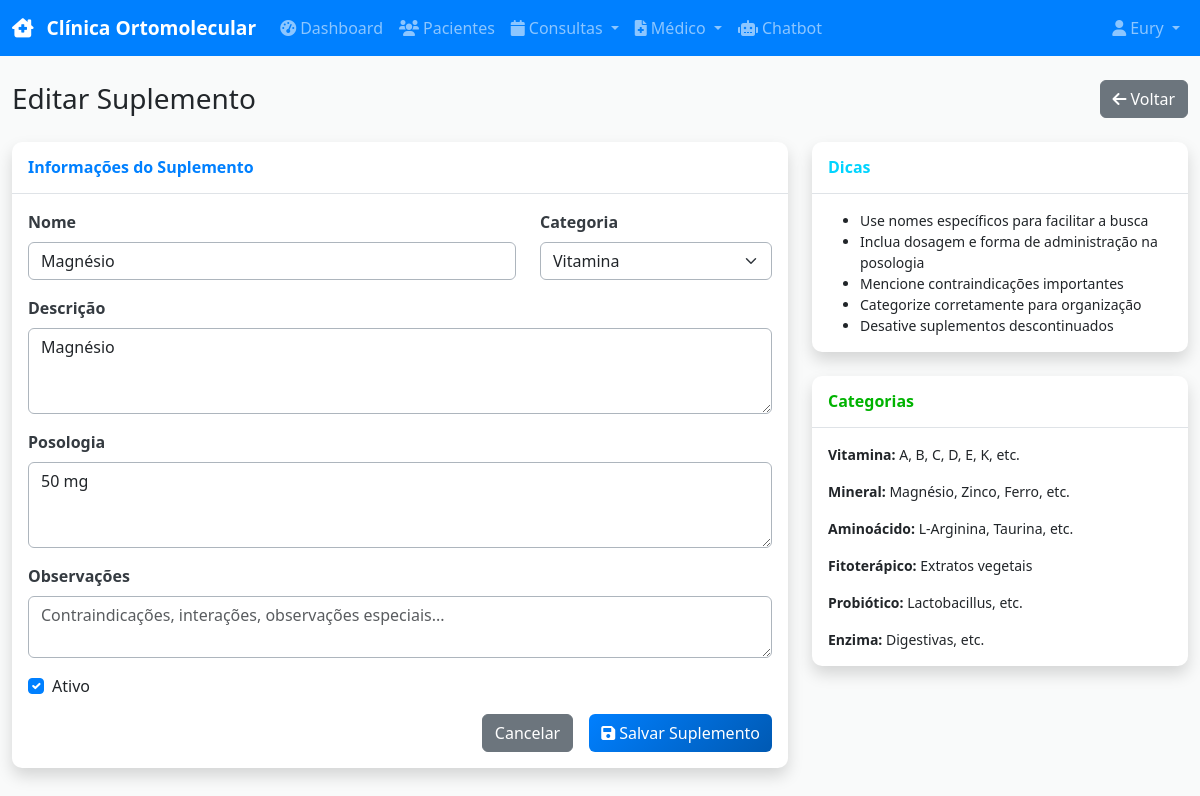
/supplements/2/edit (signed in), run on the app's committed database.
### models.py (models this page shows)
class User(UserMixin, db.Model):
    id = db.Column(db.Integer, primary_key=True)
    username = db.Column(db.String(80), unique=True, nullable=False)
    email = db.Column(db.String(120), unique=True, nullable=False)
    password_hash = db.Column(db.String(256), nullable=False)
    name = db.Column(db.String(100), nullable=False)
    role = db.Column(db.String(20), nullable=False, default='receptionist')  # admin, doctor, receptionist, financial
    crm = db.Column(db.String(20))  # For doctors
    specialty = db.Column(db.String(100))  # For doctors
    created_at = db.Column(db.DateTime, default=datetime.utcnow)
    is_active = db.Column(db.Boolean, default=True)

class Supplement(db.Model):
    id = db.Column(db.Integer, primary_key=True)
    name = db.Column(db.String(100), nullable=False)
    category = db.Column(db.String(50))  # vitamin, mineral, amino_acid, herb, etc.
    description = db.Column(Text)
    dosage_info = db.Column(Text)  # Posologia
    observations = db.Column(Text)
    is_active = db.Column(db.Boolean, default=True)
    created_at = db.Column(db.DateTime, default=datetime.utcnow)

### routes.py (the view)
@app.route('/supplements/<int:id>/edit', methods=['GET', 'POST'])
@login_required
def supplement_edit(id):
    if current_user.role not in ['doctor', 'admin']:
        flash('Acesso negado.', 'error')
        return redirect(url_for('dashboard'))
    supplement = Supplement.query.get_or_404(id)
    form = SupplementForm(obj=supplement)
    if form.validate_on_submit():
        form.populate_obj(supplement)
        db.session.commit()
        flash('Suplemento atualizado com sucesso!', 'success')
        return redirect(url_for('supplements_list'))
    return render_template('supplements/form.html', form=form, title='Editar Suplemento')

### forms.py
class SupplementForm(FlaskForm):
    name = StringField('Nome', validators=[DataRequired(), Length(max=100)])
    category = SelectField('Categoria', choices=[
        ('vitamin', 'Vitamina'),
        ('mineral', 'Mineral'),
        ('amino_acid', 'Aminoácido'),
        ('herb', 'Fitoterápico'),
        ('probiotic', 'Probiótico'),
        ('enzyme', 'Enzima'),
        ('other', 'Outros')
    ], validators=[DataRequired()])
    description = TextAreaField('Descrição', validators=[Optional()])
    dosage_info = TextAreaField('Posologia', validators=[Optional()])
    observations = TextAreaField('Observações', validators=[Optional()])
    is_active = BooleanField('Ativo', default=True)

### app.py (called while the page is built)
@login_manager.user_loader
def load_user(user_id):
    from models import User
    return User.query.get(int(user_id))

### templates/supplements/form.html (shortened to what this page needs)
{% extends "base.html" %}
{% block content %}
<div class="container-fluid">
    <div class="row">
        <div class="col-12">
            <div class="d-sm-flex align-items-center justify-content-between mb-4">
                <h1 class="h3 mb-0 text-gray-800">{{ title }}</h1>
                <a href="{{ url_for('supplements_list') }}" class="btn btn-secondary">
                    <i class="fas fa-arrow-left me-1"></i>Voltar
                </a>
            </div>
        </div>
    </div>
    <div class="row">
        <div class="col-lg-8">
            <div class="card shadow mb-4">
                <div class="card-header py-3">
                    <h6 class="m-0 font-weight-bold text-primary">Informações do Suplemento</h6>
                </div>
                <div class="card-body">
                    <form method="POST">
                        <div class="row">
                            <div class="col-md-8 mb-3">
                                {{ form.name.label(class="form-label") }}
                                {{ form.name(class="form-control", placeholder="Ex: Vitamina D3, Magnésio Glicina, Ômega 3") }}
                            </div>
                            <div class="col-md-4 mb-3">
                                {{ form.category.label(class="form-label") }}
                                {{ form.category(class="form-select") }}
                            </div>
                        </div>
                        <div class="mb-3">
                            {{ form.description.label(class="form-label") }}
                            {{ form.description(class="form-control", rows="3", placeholder="Descrição do suplemento, benefícios, indicações...") }}
                        </div>
                        <div class="mb-3">
                            {{ form.dosage_info.label(class="form-label") }}
                            {{ form.dosage_info(class="form-control", rows="3", placeholder="Ex: 1 cápsula ao dia, preferencialmente pela manhã, junto com alimentos.") }}
                        </div>
                        <div class="mb-3">
                            {{ form.observations.label(class="form-label") }}
                            {{ form.observations(class="form-control", rows="2", placeholder="Contraindicações, interações, observações especiais...") }}
                        </div>
                        <div class="mb-3">
                            <div class="form-check">
                                {{ form.is_active(class="form-check-input") }}
                                {{ form.is_active.label(class="form-check-label") }}
                            </div>
                        </div>
                        <div class="d-grid gap-2 d-md-flex justify-content-md-end">
                            <a href="{{ url_for('supplements_list') }}" class="btn btn-secondary me-md-2">Cancelar</a>
                            <button type="submit" class="btn btn-primary">
                                <i class="fas fa-save me-1"></i>Salvar Suplemento
                            </button>
                        </div>
                    </form>
                </div>
            </div>
        </div>
        <div class="col-lg-4">
            <div class="card shadow mb-4">
                <div class="card-header py-3">
                    <h6 class="m-0 font-weight-bold text-info">Dicas</h6>
                </div>
                <div class="card-body">
                    <ul class="small mb-0">
                        <li>Use nomes específicos para facilitar a busca</li>
                        <li>Inclua dosagem e forma de administração na posologia</li>
                        <li>Mencione contraindicações importantes</li>
                        <li>Categorize corretamente para organização</li>
                        <li>Desative suplementos descontinuados</li>
                    </ul>
                </div>
            </div>
            <div class="card shadow mb-4">
                <div class="card-header py-3">
                    <h6 class="m-0 font-weight-bold text-success">Categorias</h6>
                </div>
                <div class="card-body">
                    <div class="small">
                        <p><strong>Vitamina:</strong> A, B, C, D, E, K, etc.</p>
                        <p><strong>Mineral:</strong> Magnésio, Zinco, Ferro, etc.</p>
                        <p><strong>Aminoácido:</strong> L-Arginina, Taurina, etc.</p>
                        <p><strong>Fitoterápico:</strong> Extratos vegetais</p>
                        <p><strong>Probiótico:</strong> Lactobacillus, etc.</p>
                        <p class="mb-0"><strong>Enzima:</strong> Digestivas, etc.</p>
                    </div>
                </div>
            </div>
        </div>
    </div>
</div>
{% endblock %}

### templates/base.html (shortened to what this page needs)
<!DOCTYPE html>
<html lang="pt-BR">
<head>
    <link href="https://cdn.jsdelivr.net/npm/bootstrap@5.3.0/dist/css/bootstrap.min.css" rel="stylesheet">
    <link href="https://cdnjs.cloudflare.com/ajax/libs/font-awesome/6.0.0/css/all.min.css" rel="stylesheet">
    <link href="https://cdn.jsdelivr.net/npm/fullcalendar@6.1.8/index.global.min.css" rel="stylesheet">
    <link href="{{ url_for('static', filename='css/style.css') }}" rel="stylesheet">
</head>
<body>
    {% if current_user.is_authenticated %}
    <nav class="navbar navbar-expand-lg navbar-dark bg-primary fixed-top">
        <div class="container-fluid">
            <a class="navbar-brand" href="{{ url_for('dashboard') }}">
                <i class="fas fa-clinic-medical me-2"></i>
                Clínica Ortomolecular
            </a>
            <div class="collapse navbar-collapse" id="navbarNav">
                <ul class="navbar-nav me-auto">
                    <li class="nav-item">
                        <a class="nav-link" href="{{ url_for('dashboard') }}">
                            <i class="fas fa-tachometer-alt me-1"></i>Dashboard
                        </a>
                    </li>
                    <li class="nav-item">
                        <a class="nav-link" href="{{ url_for('patients_list') }}">
                            <i class="fas fa-users me-1"></i>Pacientes
                        </a>
                    </li>
                    <li class="nav-item dropdown">
                        <a class="nav-link dropdown-toggle" href="#" role="button" data-bs-toggle="dropdown">
                            <i class="fas fa-calendar me-1"></i>Consultas
                        </a>
                    </li>
                    {% if current_user.role in ['doctor', 'admin'] %}
                    <li class="nav-item dropdown">
                        <a class="nav-link dropdown-toggle" href="#" role="button" data-bs-toggle="dropdown">
                            <i class="fas fa-file-medical me-1"></i>Médico
                        </a>
                    </li>
                    {% endif %}
                    <li class="nav-item">
                        <a class="nav-link" href="{{ url_for('chatbot') }}">
                            <i class="fas fa-robot me-1"></i>Chatbot
                        </a>
                    </li>
                </ul>
                <ul class="navbar-nav">
                    <li class="nav-item dropdown">
                        <a class="nav-link dropdown-toggle" href="#" role="button" data-bs-toggle="dropdown">
                            <i class="fas fa-user me-1"></i>{{ current_user.name }}
                        </a>
                    </li>
                </ul>
            </div>
        </div>
    </nav>
    {% endif %}
    <main class="{% if current_user.is_authenticated %}main-content{% endif %}">
        {% block content %}{% endblock %}
    </main>
</body>
</html>

### static/css/style.css (style rules this page uses)
:root { --primary: 210 100% 50%; --primary-dark: 210 100% 35%; --success: 120 100% 35%; --info: 190 100% 50%; --warning: 45 100% 50%; --danger: 0 100% 50%; --light: 210 11% 98%; --dark: 210 11% 21%; --gray-100: 210 17% 98%; --gray-200: 210 14% 89%; --gray-300: 210 11% 71%; --gray-400: 210 9% 53%; --gray-500: 210 7% 46%; --gray-600: 210 9% 31%; --gray-700: 210 10% 23%; --gray-800: 210 11% 15%; --gray-900: 210 11% 7%; }
body { font-family: 'Segoe UI', Tahoma, Geneva, Verdana, sans-serif; background-color: hsl(var(--light)); color: hsl(var(--gray-800)); }
.main-content { padding-top: 80px; min-height: 100vh; background-color: hsl(var(--light)); }
.card { border: none; border-radius: 10px; box-shadow: 0 0.15rem 1.75rem 0 rgba(58, 59, 69, 0.15); }
.card-header { background-color: transparent; border-bottom: 1px solid hsl(var(--gray-200)); }
.navbar-brand { font-weight: 600; font-size: 1.2rem; }
.nav-link { font-weight: 500; transition: all 0.2s ease; }
.btn { border-radius: 6px; font-weight: 500; transition: all 0.2s ease; }
.btn-primary { background: linear-gradient(135deg, hsl(var(--primary)) 0%, hsl(var(--primary-dark)) 100%); border: none; }
.form-control, .form-select { border-radius: 6px; border: 1px solid hsl(var(--gray-300)); transition: all 0.2s ease; }
.form-label { font-weight: 600; color: hsl(var(--gray-700)); margin-bottom: 0.5rem; }
.font-weight-bold { font-weight: 700 !important; }
.text-gray-800 { color: hsl(var(--gray-800)) !important; }
.form-check-input:checked { background-color: hsl(var(--primary)); border-color: hsl(var(--primary)); }
.text-primary { color: hsl(var(--primary)) !important; }
.text-success { color: hsl(var(--success)) !important; }
.text-info { color: hsl(var(--info)) !important; }
.bg-primary { background-color: hsl(var(--primary)) !important; }

### data on the page
User: name "Eury"
Supplement: name "Magnésio", category "Vitamina", description "Magnésio", dosage_info "50 mg", is_active "☑"

### other printed values
{{ title }} "Editar Suplemento"
